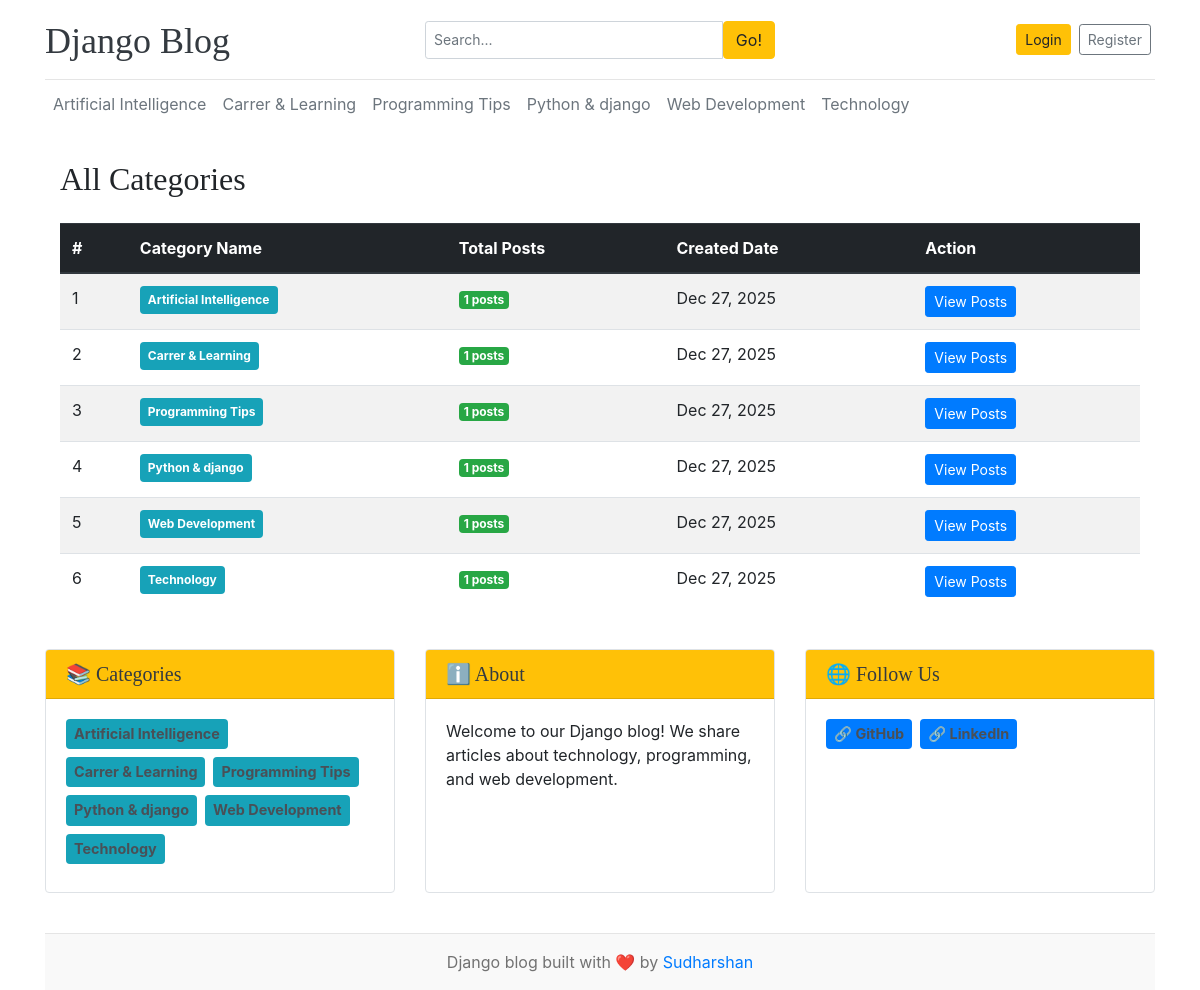
Page /categories/ on the committed database.
### blogs/models.py (models this page shows, shortened)
class Category(models.Model):
    category_name = models.CharField(max_length=50, unique=True)
    created_at=models.DateTimeField(auto_now_add=True)
    updated_at = models.DateTimeField(auto_now=True)
    class Meta:
        verbose_name_plural = 'Categories'

### blogs/views.py (the view)
# urls.py: path('categories/', blog_views.categories_list, name='categories_list'),
def categories_list(request):
    categories = Category.objects.all()
    context = {
        'categories': categories,
    }
    return render(request, 'categories_list.html', context)

### blogs/context_processors.py (called while the page is built)
def get_social_links(request):
    social_links = SocialLink.objects.all()
    return {'social_links': social_links}

### templates/categories_list.html
{% extends 'base.html' %}
{% block content %}
<div class="container mt-4">
    <h2 class="mb-4">All Categories</h2>
    <div class="table-responsive">
        <table class="table table-striped table-hover">
            <thead class="thead-dark">
                <tr>
                    <th>#</th>
                    <th>Category Name</th>
                    <th>Total Posts</th>
                    <th>Created Date</th>
                    <th>Action</th>
                </tr>
            </thead>
            <tbody>
                {% for category in categories %}
                <tr>
                    <td>{{ forloop.counter }}</td>
                    <td>
                        <span class="badge badge-info p-2">{{ category.category_name }}</span>
                    </td>
                    <td>
                        <span class="badge badge-success">{{ category.blog_set.count }} posts</span>
                    </td>
                    <td>{{ category.created_at|date:"M d, Y" }}</td>
                    <td>
                        <a href="{% url 'posts_by_category' category.id %}" class="btn btn-sm btn-primary">
                            View Posts
                        </a>
                    </td>
                </tr>
                {% endfor %}
            </tbody>
        </table>
    </div>
</div>
{% endblock %}

### templates/base.html (shortened to what this page needs)
{% load static %}
<!DOCTYPE html>
<html lang="en">
<head>
    <link href="https://getbootstrap.com/docs/4.0/dist/css/bootstrap.min.css" rel="stylesheet">
    <link href="{% static 'css/blog.css' %}" rel="stylesheet">
</head>
<body>
    <div class="container">
      <header class="blog-header py-3">
        <div class="row flex-nowrap justify-content-between align-items-center">
          <div class="col-12 col-md-4 pt-1 text-center text-md-left">
            <a class="blog-header-logo text-dark h4 mb-0" href="{% url 'home' %}">
                Django Blog
            </a>
          </div>
          <div class="col-12 col-md-4 mt-2 mt-md-0">
            <form action="{% url 'search' %}" method="GET">
              <div class="input-group input-group-sm">
                <input class="form-control" type="text" name="keyword" placeholder="Search..." />
                <button class="btn btn-warning" type="submit">Go!</button>
              </div>
            </form>
          </div>
          <div class="col-12 col-md-4 d-flex justify-content-center justify-content-md-end align-items-center mt-2 mt-md-0 flex-wrap">
            {% if user.is_authenticated %}
              <a class="btn btn-sm btn-info m-1" href="{% url 'dashboard' %}">Dashboard</a>
              <span class="mr-2 text-dark d-none d-lg-inline">Hello, <strong>{{ user.username }}</strong>!</span>
              <a class="btn btn-sm btn-outline-danger m-1" href="{% url 'logout' %}">Logout</a>
            {% else %}
              <a class="btn btn-sm btn-warning m-1" href="{% url 'login' %}">Login</a>
              <a class="btn btn-sm btn-outline-secondary m-1" href="{% url 'register' %}">Register</a>
            {% endif %}
          </div>
        </div>
      </header>
      <div class="nav-scroller py-1 mb-2">
        <nav class="nav d-flex flex-wrap justify-content-start">
          {% for cat in categories %}
             <a class="p-2 text-muted text-nowrap" href="{% url 'posts_by_category' cat.id %}" style="white-space: nowrap;">
                 {{ cat.category_name }}
             </a>
          {% endfor %}
        </nav>
      </div>
{% block main_layout %}
<div class="row">
    <div class="col-md-12">
        {% block content %}
        {% endblock %}
    </div>
</div>
<div class="row mt-4 sidebar-widget">
    <div class="col-12 col-sm-6 col-md-4 mb-3">
        <div class="card shadow-sm">
            <div class="card-header bg-warning text-dark">
                <h5 class="mb-0">📚 Categories</h5>
            </div>
            <div class="card-body">
                <div class="d-flex flex-wrap">
                    {% for cat in categories %}
                    <a href="{% url 'posts_by_category' cat.id %}"
                       class="badge badge-info mr-2 mb-2 p-2 text-decoration-none"
                       style="font-size: 0.9rem;">
                        {{ cat.category_name }}
                    </a>
                    {% endfor %}
                </div>
            </div>
        </div>
    </div>
    <div class="col-12 col-sm-6 col-md-4 mb-3">
        <div class="card shadow-sm">
            <div class="card-header bg-warning text-dark">
                <h5 class="mb-0">ℹ️ About</h5>
            </div>
            <div class="card-body">
                <p class="mb-0">Welcome to our Django blog! We share articles about technology, programming, and web development.</p>
            </div>
        </div>
    </div>
    <div class="col-12 col-sm-12 col-md-4 mb-3">
        <div class="card shadow-sm">
            <div class="card-header bg-warning text-dark">
                <h5 class="mb-0">🌐 Follow Us</h5>
            </div>
            <div class="card-body">
                <div class="d-flex flex-wrap justify-content-center justify-content-md-start">
                    <a href="https://github.com/Sudharsan0310" target="_blank" class="badge badge-primary mr-2 mb-2 p-2 text-decoration-none" style="font-size: 0.9rem;">
                        🔗 GitHub
                    </a>
                    <a href="https://www.linkedin.com/in/sudharsanjs" target="_blank" class="badge badge-primary mr-2 mb-2 p-2 text-decoration-none" style="font-size: 0.9rem;">
                        🔗 LinkedIn
                    </a>
                </div>
            </div>
        </div>
    </div>
</div>
{% endblock %}
<footer class="blog-footer mt-4 py-3">
  <center>
    <p class="mb-0">Django blog built with ❤️ by <a href="#">Sudharshan</a></p>
  </center>
</footer>
</body>
</html>

### static/css/blog.css (style rules this page uses)
.blog-header { border-bottom: 1px solid #e5e5e5; }
.blog-header-logo { font-family: "Playfair Display", Georgia, "Times New Roman", serif; font-size: 2.25rem; }
h1, h2, h3, h4, h5, h6 { font-family: "Playfair Display", Georgia, "Times New Roman", serif; }
.blog-footer { padding: 2.5rem 0; color: #727272; text-align: center; background-color: #f9f9f9; border-top: .05rem solid #e5e5e5; }
.blog-footer p:last-child { margin-bottom: 0; }

### templates/base.html (style rules this page uses)
.sidebar-widget .card { border: 1px solid #dee2e6; transition: transform 0.2s; height: 100%; }
.sidebar-widget a { color: #495057; transition: color 0.2s; }
.nav-scroller { overflow-x: auto; -webkit-overflow-scrolling: touch; }
.nav-scroller .nav { flex-wrap: nowrap; }
.nav-scroller .nav a { transition: all 0.3s; }
.badge { transition: all 0.3s; }
@media (min-width: 1200px) { .container { max-width: 1140px; } }

### rows in the picture
Category: category_name "Artificial Intelligence", blog_set.count "1", created_at "Dec 27, 2025"
Category: category_name "Carrer & Learning", blog_set.count "1", created_at "Dec 27, 2025"
Category: category_name "Programming Tips", blog_set.count "1", created_at "Dec 27, 2025"
Category: category_name "Python & django", blog_set.count "1", created_at "Dec 27, 2025"
Category: category_name "Web Development", blog_set.count "1", created_at "Dec 27, 2025"
Category: category_name "Technology", blog_set.count "1", created_at "Dec 27, 2025"
